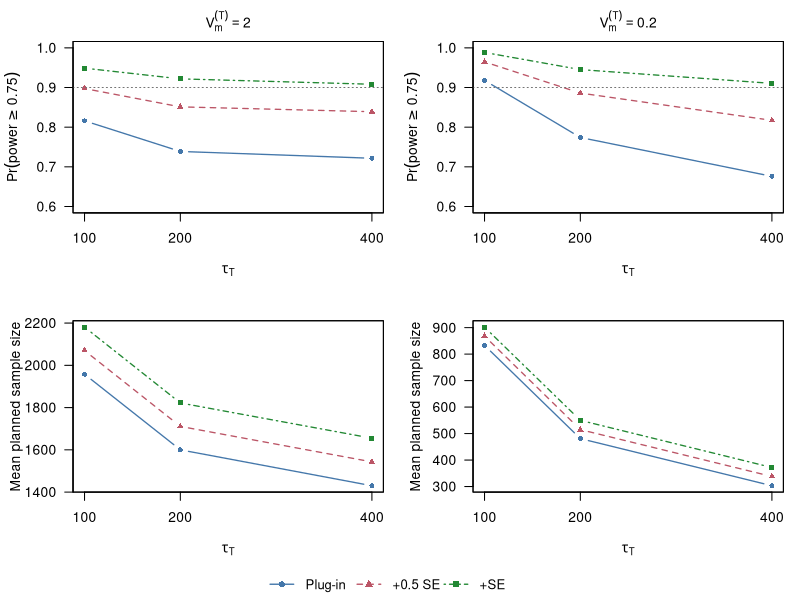
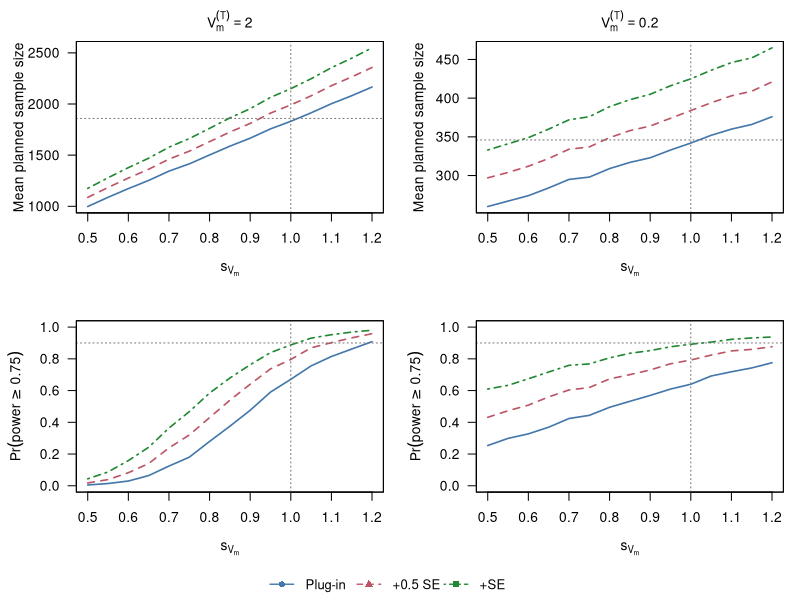
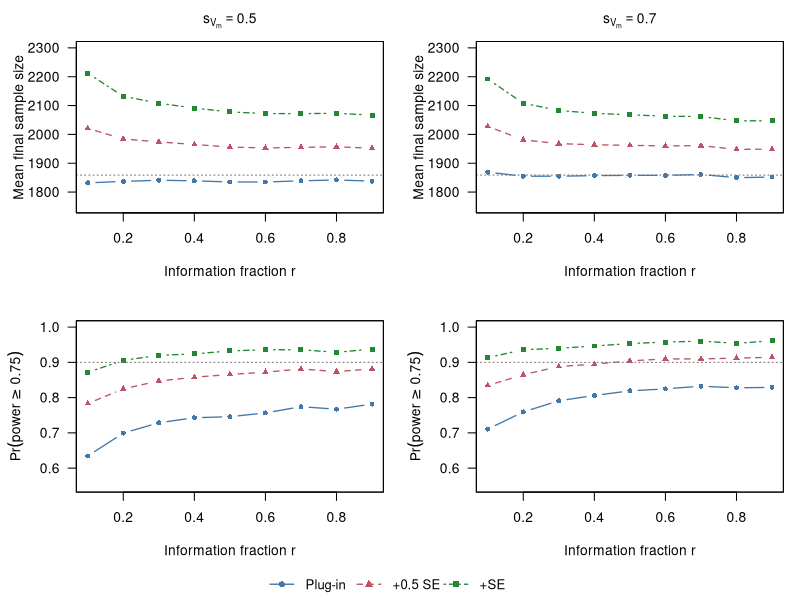
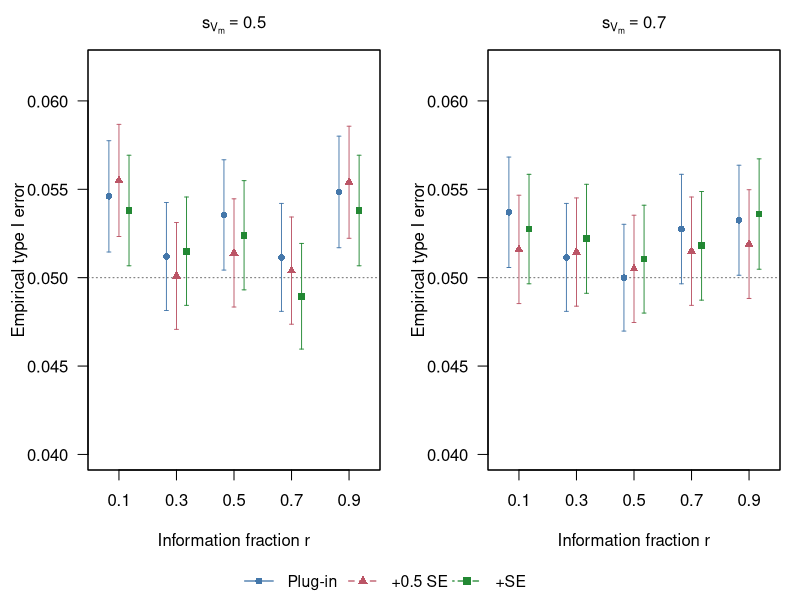

Reproduce these figures in R, in order.
# ============================================================
# make_figures_base.R  (v3)
# Figures 1-4 in base R graphics. Color plus lty/pch (B/W-safe).
# Changes from v2:
#   - Fig 2: top row = mean planned sample size (oracle reference
#     lines 1859 / 346); smooth lines (no point markers).
#   - Fig 3: interim Vm-hat row removed -> 2 x 2 layout.
# Run from the project root (the folder containing results/).
# Output: figures/figure{1,2,3,4}_260903.pdf  (vector)
# ============================================================

if (!dir.exists("figures")) dir.create("figures")

COL <- c("#4477AA", "#BB5566", "#228833")   # plug-in, +0.5 SE, +1.0 SE
LTY <- c(1, 2, 4)
PCH <- c(16, 17, 15)
LEG <- c("Plug-in", "+0.5 SE", "+SE")

panel3 <- function(x, Y, ylab, ylim = NULL, href = NULL, vref = NULL,
                   main = NULL, xlab = "", xaxt_at = NULL, type = "b") {
  ## Y: matrix with 3 columns (plug-in, +0.5 SE, +1.0 SE)
  if (is.null(ylim)) ylim <- range(Y, href, na.rm = TRUE)
  matplot(x, Y, type = type, lty = LTY, pch = PCH, col = COL,
          lwd = if (type == "l") 1.6 else 1.3,
          cex = 0.8, xlab = xlab, ylab = ylab, ylim = ylim,
          main = main, xaxt = if (is.null(xaxt_at)) "s" else "n",
          cex.main = 1.0, font.main = 1, las = 1)
  if (!is.null(xaxt_at)) axis(1, at = xaxt_at)
  if (!is.null(href)) abline(h = href, lty = 3, col = "grey45")
  if (!is.null(vref)) abline(v = vref, lty = 3, col = "grey45")
  box()
}

bottom_legend <- function() {
  par(fig = c(0, 1, 0, 1), oma = c(0, 0, 0, 0), mar = c(0, 0, 0, 0),
      new = TRUE)
  plot.new()
  legend("bottom", LEG, lty = LTY, pch = PCH, col = COL,
         horiz = TRUE, bty = "n", lwd = 1.3, cex = 0.95)
}

## ------------------------------------------------------------
## Figure 1 -- Study 2: reliability and planned n vs tau_T
## ------------------------------------------------------------
b <- read.csv("results/02_baseline_summary.csv")

pdf("figures/figure1_260903.pdf", width = 8, height = 6.4)
par(mfrow = c(2, 2), mar = c(4, 4.4, 2.5, 1), oma = c(2.5, 0, 0, 0))
for (vt in c(2.0, 0.2)) {
  d <- b[b$Vm_true == vt, ]
  d <- d[order(d$tau0_T), ]
  panel3(d$tau0_T,
         cbind(d$power_prob75_plan, d$power_prob75_plusHalfSE,
               d$power_prob75_plusSE),
         ylab = expression(Pr(power >= 0.75)),
         ylim = c(0.6, 1), href = 0.90, xaxt_at = c(100, 200, 400),
         xlab = expression(tau[T]),
         main = bquote(V[m]^{(T)} == .(vt)))
}
for (vt in c(2.0, 0.2)) {
  d <- b[b$Vm_true == vt, ]
  d <- d[order(d$tau0_T), ]
  panel3(d$tau0_T,
         cbind(d$n_mean, d$n_plusHalfSE_mean, d$n_plusSE_mean),
         ylab = "Mean planned sample size",
         xaxt_at = c(100, 200, 400), xlab = expression(tau[T]))
}
bottom_legend()
dev.off()

## ------------------------------------------------------------
## Figure 2 -- Study 3: misspecification (tau_T = 400, fine s grid)
## Top row: mean planned sample size (oracle lines 1859 / 346).
## Bottom row: Pr(power >= 0.75) with the 0.90 criterion line.
## Smooth lines (type = "l"): the s grid is fine (step 0.05).
## ------------------------------------------------------------
m <- read.csv("results/03_misspec_summary.csv")
m <- m[m$tau0_T == 400, ]
oracle_n <- c("2" = 1859, "0.2" = 346)

pdf("figures/figure2_260903.pdf", width = 8, height = 6.4)
par(mfrow = c(2, 2), mar = c(4, 4.6, 2.5, 1), oma = c(2.5, 0, 0, 0))
for (vt in c(2.0, 0.2)) {
  d <- m[m$Vm_true == vt, ]
  d <- d[order(d$s_vm), ]
  panel3(d$s_vm,
         cbind(d$n_mean, d$n_plusHalfSE_mean, d$n_plusSE_mean),
         ylab = "Mean planned sample size",
         href = oracle_n[as.character(vt)], vref = 1,
         xlab = expression(s[V[m]]), type = "l",
         main = bquote(V[m]^{(T)} == .(vt)))
}
for (vt in c(2.0, 0.2)) {
  d <- m[m$Vm_true == vt, ]
  d <- d[order(d$s_vm), ]
  panel3(d$s_vm,
         cbind(d$power_prob75_plan, d$power_prob75_plusHalfSE,
               d$power_prob75_plusSE),
         ylab = expression(Pr(power >= 0.75)),
         ylim = c(0, 1), href = 0.90, vref = 1,
         xlab = expression(s[V[m]]), type = "l")
}
bottom_legend()
dev.off()

## ------------------------------------------------------------
## Figure 3 -- Study 4: interim re-estimation vs r  (2 x 2)
## rows: mean final n (ref 1859), Pr(>=0.75) (ref 0.90);
## cols: s = 0.5, 0.7
## ------------------------------------------------------------
it <- read.csv("results/04_interim_summary.csv")
it <- it[order(it$s_vm, it$r_frac), ]

pdf("figures/figure3_260903.pdf", width = 8, height = 6.4)
par(mfrow = c(2, 2), mar = c(4, 4.6, 2.5, 1), oma = c(2.5, 0, 0, 0))
for (s in c(0.5, 0.7)) {
  d <- it[it$s_vm == s, ]
  panel3(d$r_frac,
         cbind(d$n_final_mean, d$n_final_plusHalfSE_mean,
               d$n_final_plusSE_mean),
         ylab = "Mean final sample size",
         ylim = c(1750, 2300), href = 1859,
         xlab = "Information fraction r",
         main = bquote(s[V[m]] == .(s)))
}
for (s in c(0.5, 0.7)) {
  d <- it[it$s_vm == s, ]
  panel3(d$r_frac,
         cbind(d$power_prob75_final, d$power_prob75_plusHalfSE,
               d$power_prob75_plusSE),
         ylab = expression(Pr(power >= 0.75)),
         ylim = c(0.55, 1), href = 0.90,
         xlab = "Information fraction r")
}
bottom_legend()
dev.off()

## ------------------------------------------------------------
## Figure 4 -- Study 5: empirical type I error with MC error bars
## `off` sets the spacing between the three rules WITHIN each
## r cluster.
## ------------------------------------------------------------
t1 <- read.csv("results/05_type1_summary.csv")
t1 <- t1[t1$s_vm %in% c(0.5, 0.7), ]

pdf("figures/figure4_260903.pdf", width = 8, height = 4.2)
par(mfrow = c(1, 2), mar = c(4, 4.4, 2.5, 1), oma = c(2.5, 0, 0, 0))
off <- c(-0.035, 0, 0.035)
for (s in c(0.5, 0.7)) {
  d <- t1[t1$s_vm == s, ]
  d <- d[order(d$r_frac), ]
  est <- cbind(d$type1_main, d$type1_plusHalfSE, d$type1_plusSE)
  se  <- cbind(d$mc_se_main, d$mc_se_plusHalfSE, d$mc_se_plusSE)
  plot(NULL, xlim = c(0.03, 0.97), ylim = c(0.040, 0.062),
       xlab = "Information fraction r", ylab = "Empirical type I error",
       main = bquote(s[V[m]] == .(s)), cex.main = 1.0, font.main = 1,
       las = 1, xaxt = "n")
  axis(1, at = c(0.1, 0.3, 0.5, 0.7, 0.9))
  abline(h = 0.05, lty = 3, col = "grey45")
  for (j in 1:3) {
    x <- d$r_frac + off[j]
    arrows(x, est[, j] - 1.96 * se[, j], x, est[, j] + 1.96 * se[, j],
           angle = 90, code = 3, length = 0.02, col = COL[j], lwd = 0.9)
    points(x, est[, j], pch = PCH[j], cex = 0.9, col = COL[j])
  }
  box()
}
bottom_legend()
dev.off()

message("Figures written to figures/ (PDF, vector)")
